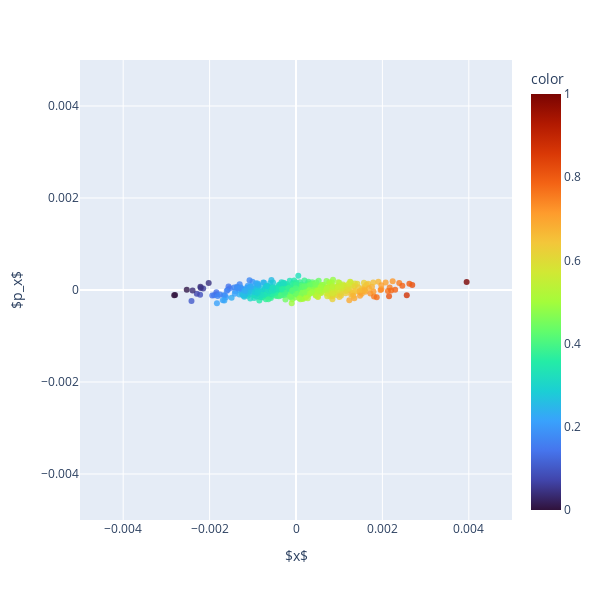

Write notebook code for a chart like this one.
### Code cell
# Plot points and ellipse
fig = plx.scatter(x=x_array_transformed, y=px_array_transformed, labels={'x':r'$x$', 'y':r'$p_x$'}, color_continuous_scale='Turbo', color=pca_projection, opacity=0.8)
fig.update_layout(yaxis_range=[-0.005,0.005])
fig.update_layout(xaxis_range=[-0.005,0.005])
#fig.add_trace(go.Contour(x=x_ellipse[0,:], y=p_ellipse[:,0], z=ellipse, colorscale='Blues', showscale=False, opacity=0.5))
fig.show()

### Figure 1 — Plotly figure (JSON) as saved in the notebook; plotly's stock layout.template omitted (floating-point values rounded to 4 significant figures; data arrays with more than 128 entries replaced by an {"elided": "..."} marker saying what was removed)
{"data": [{"hovertemplate": "$x$=%{x}<br>$p_x$=%{y}<br>color=%{marker.color}<extra></extra>", "legendgroup": "", "marker": {"color": {"elided": "500 float values"}, "coloraxis": "coloraxis", "opacity": 0.8, "symbol": "circle"}, "mode": "markers", "name": "", "orientation": "v", "showlegend": false, "type": "scatter", "x": {"elided": "500 float values"}, "xaxis": "x", "y": {"elided": "500 float values"}, "yaxis": "y"}], "layout": {"coloraxis": {"colorbar": {"title": {"text": "color"}}, "colorscale": [[0, "#30123b"], [0.07143, "#4145ab"], [0.1429, "#4675ed"], [0.2143, "#39a2fc"], [0.2857, "#1bcfd4"], [0.3571, "#24eca6"], [0.4286, "#61fc6c"], [0.5, "#a4fc3b"], [0.5714, "#d1e834"], [0.6429, "#f3c63a"], [0.7143, "#fe9b2d"], [0.7857, "#f36315"], [0.8571, "#d93806"], [0.9286, "#b11901"], [1, "#7a0402"]]}, "height": 600, "legend": {"tracegroupgap": 0}, "margin": {"t": 60}, "width": 600, "xaxis": {"anchor": "y", "domain": [0, 1], "range": [-0.005, 0.005], "title": {"text": "$x$"}}, "yaxis": {"anchor": "x", "domain": [0, 1], "range": [-0.005, 0.005], "title": {"text": "$p_x$"}}}}
